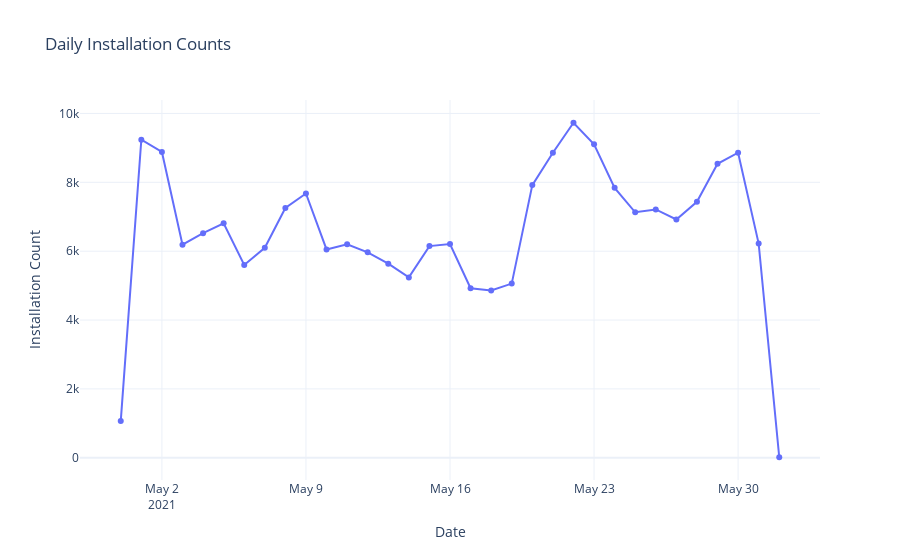
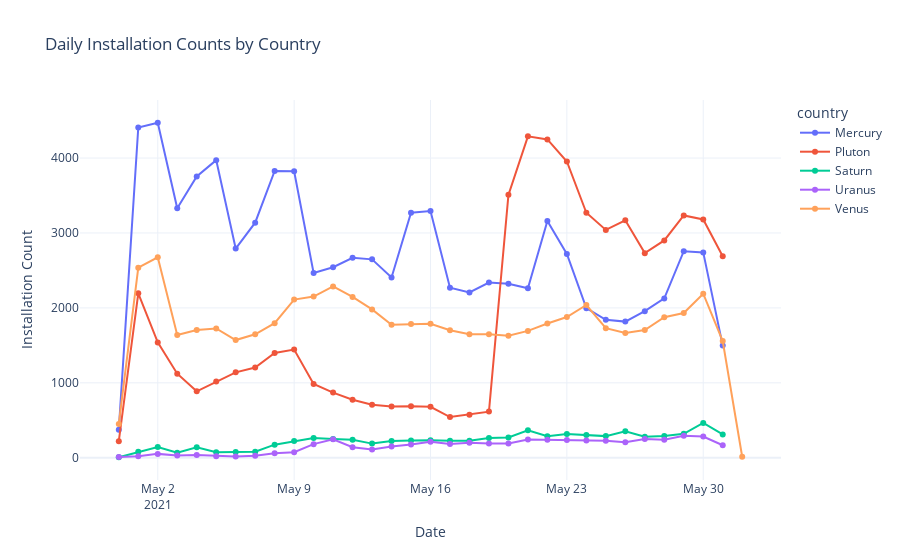
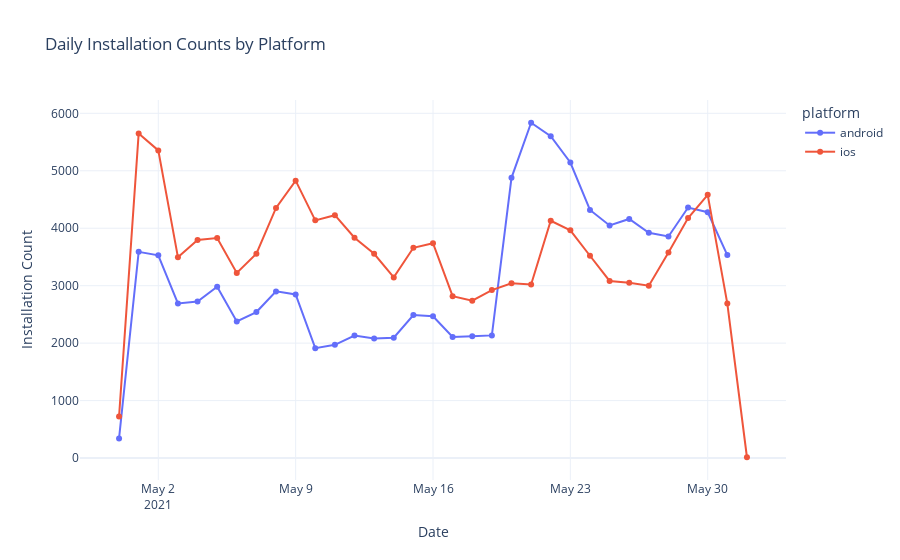
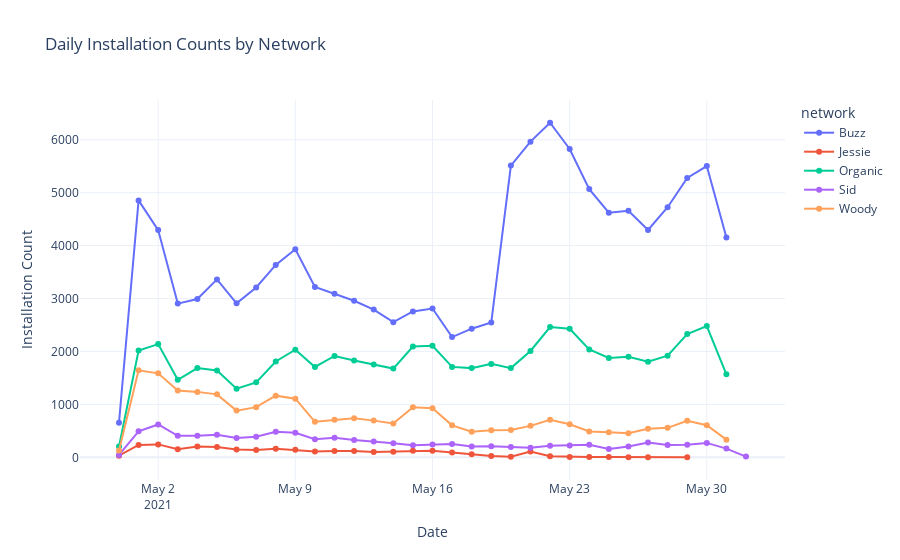

Notebook code for these charts, in order:
### Code cell
import plotly.express as px

# Define the grouping columns and titles for each plot
grouping_columns = [
    (["date"], "Daily Installation Counts", None),
    (["date", "country"], "Daily Installation Counts by Country", "country"),
    (["date", "platform"], "Daily Installation Counts by Platform", "platform"),
    (["date", "network"], "Daily Installation Counts by Network", "network")
]

# Loop through the grouping columns and create the plots
for group_cols, title, color in grouping_columns:
    grouped_data = installs.groupby(group_cols, as_index=False).agg({"installs": "sum"})
    
    fig = px.line(
        grouped_data,
        x="date",
        y="installs",
        color=color,
        title=title,
        markers=True
    )
    
    fig.update_layout(template="plotly_white", xaxis_title="Date", yaxis_title="Installation Count")
    fig.show()
